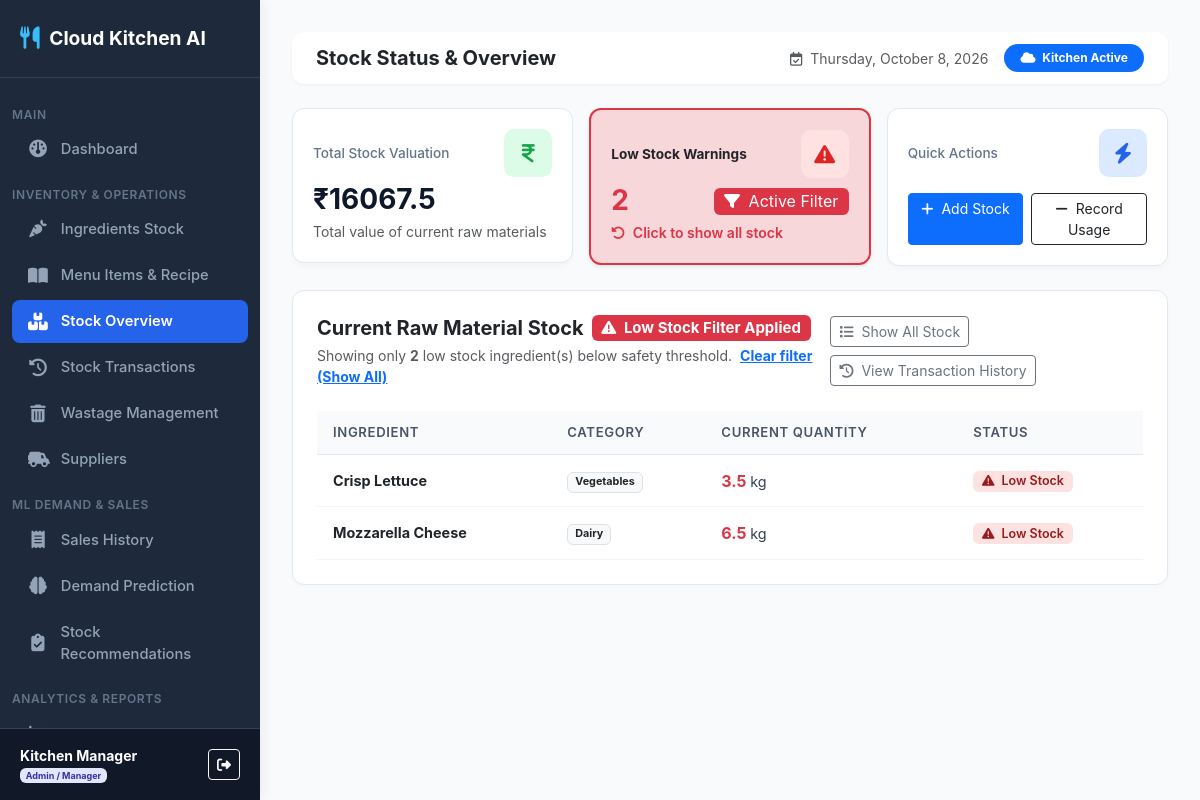
The page /inventory/?status=low_stock (signed in) on the database its author committed.
### inventory_predictor/models.py (models this page shows, shortened)
class Ingredient(models.Model):
    CATEGORY_CHOICES = (
        ('Vegetables', 'Vegetables'),
        ('Dairy', 'Dairy'),
        ('Meat & Poultry', 'Meat & Poultry'),
        ('Grains & Bread', 'Grains & Bread'),
        ('Sauces & Spices', 'Sauces & Spices'),
        ('Beverages', 'Beverages'),
        ('Packaging', 'Packaging'),
        ('Other', 'Other'),
    )
    name = models.CharField(max_length=100, unique=True)
    category = models.CharField(max_length=50, choices=CATEGORY_CHOICES, default='Vegetables')
    unit = models.CharField(max_length=20, help_text="e.g. kg, g, L, ml, pcs, slices")
    current_quantity = models.FloatField(default=0.0)
    min_stock_level = models.FloatField(default=10.0)
    max_stock_level = models.FloatField(default=100.0)
    unit_cost = models.DecimalField(max_digits=10, decimal_places=2, default=0.00)
    supplier = models.ForeignKey(Supplier, on_delete=models.SET_NULL, null=True, blank=True, related_name='ingredients')
    expiry_date = models.DateField(null=True, blank=True)
    created_at = models.DateTimeField(auto_now_add=True)
    @property
    def is_low_stock(self):
        return self.current_quantity <= self.min_stock_level
    @property
    def total_value(self):
        return round(float(self.current_quantity) * float(self.unit_cost), 2)

### inventory_predictor/views.py (the view)
# urls.py: path('inventory/', views.inventory_status, name='inventory_status'),
@login_required
def inventory_status(request):
    ingredients = Ingredient.objects.select_related('supplier').all()
    status_filter = request.GET.get('status', '').strip()
    total_stock_value = sum(i.total_value for i in ingredients)
    low_stock_count = sum(1 for i in ingredients if i.is_low_stock)
    ingredients_list = list(ingredients)
    if status_filter == 'low_stock':
        ingredients_list = [i for i in ingredients_list if i.is_low_stock]
    elif status_filter == 'normal':
        ingredients_list = [i for i in ingredients_list if not i.is_low_stock]
    context = {
        'ingredients': ingredients_list,
        'total_stock_value': round(total_stock_value, 2),
        'low_stock_count': low_stock_count,
        'status_filter': status_filter,
        'is_admin': role_check_admin(request.user)
    }
    return render(request, 'inventory_predictor/inventory/status.html', context)

### inventory_predictor/templates/inventory_predictor/inventory/status.html (shortened to what this page needs)
{% extends 'inventory_predictor/base.html' %}
{% block page_title %}Stock Status & Overview{% endblock %}
{% block content %}
<div class="row g-3 mb-4">
    <div class="col-12 col-md-4">
        <a href="{% url 'inventory_status' %}" class="text-decoration-none">
            <div class="stat-card stat-card-clickable {% if not status_filter %}border-primary{% endif %}">
                <div class="d-flex align-items-center justify-content-between">
                    <span class="stat-label">Total Stock Valuation</span>
                    <div class="stat-icon icon-green"><i class="fa-solid fa-indian-rupee-sign"></i></div>
                </div>
                <div class="stat-value">₹{{ total_stock_value }}</div>
                <div class="text-muted small mt-1">Total value of current raw materials</div>
            </div>
        </a>
    </div>
    <div class="col-12 col-md-4">
        <a href="{% if status_filter == 'low_stock' %}{% url 'inventory_status' %}{% else %}{% url 'inventory_status' %}?status=low_stock{% endif %}" class="text-decoration-none" title="Click to filter low stock items">
            <div class="stat-card stat-card-clickable {% if status_filter == 'low_stock' %}border border-2 border-danger bg-danger-subtle shadow-sm{% endif %}">
                <div class="d-flex align-items-center justify-content-between">
                    <span class="stat-label fw-bold text-dark">Low Stock Warnings</span>
                    <div class="stat-icon icon-red"><i class="fa-solid fa-triangle-exclamation"></i></div>
                </div>
                <div class="stat-value text-danger d-flex align-items-center justify-content-between">
                    <span>{{ low_stock_count }}</span>
                    {% if status_filter == 'low_stock' %}
                        <span class="badge bg-danger text-white fs-6 fw-normal"><i class="fa-solid fa-filter me-1"></i> Active Filter</span>
                    {% endif %}
                </div>
                <div class="small mt-1 fw-semibold text-danger">
                    {% if status_filter == 'low_stock' %}
                        <i class="fa-solid fa-rotate-left me-1"></i> Click to show all stock
                    {% else %}
                        <i class="fa-solid fa-eye me-1"></i> Click to view low stock items &rarr;
                    {% endif %}
                </div>
            </div>
        </a>
    </div>
    <div class="col-12 col-md-4">
        <div class="stat-card">
            <div class="d-flex align-items-center justify-content-between">
                <span class="stat-label">Quick Actions</span>
                <div class="stat-icon icon-blue"><i class="fa-solid fa-bolt"></i></div>
            </div>
            <div class="d-flex gap-2 mt-3">
                <a href="{% url 'add_stock' %}" class="btn btn-sm btn-primary w-50"><i class="fa-solid fa-plus me-1"></i> Add Stock</a>
                <a href="{% url 'record_usage' %}" class="btn btn-sm btn-outline-dark w-50"><i class="fa-solid fa-minus me-1"></i> Record Usage</a>
            </div>
        </div>
    </div>
</div>
<div class="card-box">
    <div class="d-flex flex-column flex-md-row justify-content-between align-items-md-center gap-2 mb-4">
        <div>
            <h5 class="fw-bold m-0 text-dark d-flex align-items-center gap-2">
                Current Raw Material Stock
                {% if status_filter == 'low_stock' %}
                    <span class="badge bg-danger"><i class="fa-solid fa-triangle-exclamation me-1"></i> Low Stock Filter Applied</span>
                {% endif %}
            </h5>
            {% if status_filter == 'low_stock' %}
                <div class="text-muted small mt-1">
                    Showing only <strong>{{ ingredients|length }}</strong> low stock ingredient(s) below safety threshold.
                    <a href="{% url 'inventory_status' %}" class="text-primary fw-bold ms-1 text-decoration-underline">Clear filter (Show All)</a>
                </div>
            {% endif %}
        </div>
        <div class="d-flex gap-2 flex-wrap">
            {% if status_filter == 'low_stock' %}
                <a href="{% url 'inventory_status' %}" class="btn btn-sm btn-outline-secondary">
                    <i class="fa-solid fa-list me-1"></i> Show All Stock
                </a>
            {% else %}
                <a href="{% url 'inventory_status' %}?status=low_stock" class="btn btn-sm btn-outline-danger">
                    <i class="fa-solid fa-triangle-exclamation me-1"></i> View Low Stock Only ({{ low_stock_count }})
                </a>
            {% endif %}
            <a href="{% url 'inventory_transactions' %}" class="btn btn-outline-secondary btn-sm">
                <i class="fa-solid fa-clock-rotate-left me-1"></i> View Transaction History
            </a>
        </div>
    </div>
    <div class="table-responsive">
        <table class="custom-table">
            <thead>
                <tr>
                    <th>Ingredient</th>
                    <th>Category</th>
                    <th>Current Quantity</th>
                    <th>Status</th>
                </tr>
            </thead>
            <tbody>
                {% for ing in ingredients %}
                <tr>
                    <td class="fw-bold text-dark">{{ ing.name }}</td>
                    <td><span class="badge bg-light text-dark border">{{ ing.category }}</span></td>
                    <td>
                        <span class="fs-6 fw-bold {% if ing.is_low_stock %}text-danger{% else %}text-dark{% endif %}">
                            {{ ing.current_quantity }}
                        </span> {{ ing.unit }}
                    </td>
                    <td>
                        {% if ing.is_low_stock %}
                            <span class="badge badge-status badge-low-stock"><i class="fa-solid fa-triangle-exclamation me-1"></i> Low Stock</span>
                        {% else %}
                            <span class="badge badge-status badge-ok"><i class="fa-solid fa-check me-1"></i> Normal</span>
                        {% endif %}
                    </td>
                </tr>
                {% endfor %}
            </tbody>
        </table>
    </div>
</div>
{% endblock %}

### inventory_predictor/templates/inventory_predictor/base.html (shortened to what this page needs)
{% load static %}
<!DOCTYPE html>
<html lang="en">
<head>
    <link rel="stylesheet" href="{% static 'css/bootstrap.min.css' %}">
    <link rel="stylesheet" href="https://cdn.jsdelivr.net/npm/bootstrap@5.3.2/dist/css/bootstrap.min.css">
    <link rel="stylesheet" href="{% static 'css/fontawesome.min.css' %}">
    <link rel="stylesheet" href="https://cdnjs.cloudflare.com/ajax/libs/font-awesome/6.4.2/css/all.min.css">
    <link rel="stylesheet" href="{% static 'css/style.css' %}">
</head>
<body>
    {% if user.is_authenticated %}
    <nav id="sidebar">
        <div class="sidebar-header">
            <a href="{% url 'dashboard' %}" class="sidebar-brand">
                <i class="fa-solid fa-utensils"></i>
                <span>Cloud Kitchen AI</span>
            </a>
        </div>
        <ul class="sidebar-menu">
            <li class="menu-heading">Main</li>
            <li class="sidebar-item">
                <a href="{% url 'dashboard' %}" class="sidebar-link {% if request.resolver_match.url_name == 'dashboard' %}active{% endif %}">
                    <i class="fa-solid fa-gauge"></i>
                    <span>Dashboard</span>
                </a>
            </li>
            <li class="menu-heading">Inventory & Operations</li>
            <li class="sidebar-item">
                <a href="{% url 'ingredient_list' %}" class="sidebar-link {% if 'ingredient' in request.resolver_match.url_name %}active{% endif %}">
                    <i class="fa-solid fa-carrot"></i>
                    <span>Ingredients Stock</span>
                </a>
            </li>
            <li class="sidebar-item">
                <a href="{% url 'menu_list' %}" class="sidebar-link {% if 'menu' in request.resolver_match.url_name or 'recipe' in request.resolver_match.url_name %}active{% endif %}">
                    <i class="fa-solid fa-book-open"></i>
                    <span>Menu Items & Recipe</span>
                </a>
            </li>
            <li class="sidebar-item">
                <a href="{% url 'inventory_status' %}" class="sidebar-link {% if request.resolver_match.url_name == 'inventory_status' or 'add_stock' in request.resolver_match.url_name or 'record_usage' in request.resolver_match.url_name %}active{% endif %}">
                    <i class="fa-solid fa-boxes-stacked"></i>
                    <span>Stock Overview</span>
                </a>
            </li>
            <li class="sidebar-item">
                <a href="{% url 'inventory_transactions' %}" class="sidebar-link {% if request.resolver_match.url_name == 'inventory_transactions' %}active{% endif %}">
                    <i class="fa-solid fa-clock-rotate-left"></i>
                    <span>Stock Transactions</span>
                </a>
            </li>
            <li class="sidebar-item">
                <a href="{% url 'wastage_list' %}" class="sidebar-link {% if 'wastage' in request.resolver_match.url_name %}active{% endif %}">
                    <i class="fa-solid fa-trash-can"></i>
                    <span>Wastage Management</span>
                </a>
            </li>
            {% if user.is_superuser or user.profile.role == 'ADMIN' %}
            <li class="sidebar-item">
                <a href="{% url 'supplier_list' %}" class="sidebar-link {% if 'supplier' in request.resolver_match.url_name %}active{% endif %}">
                    <i class="fa-solid fa-truck-field"></i>
                    <span>Suppliers</span>
                </a>
            </li>
            {% endif %}
            <li class="menu-heading">ML Demand & Sales</li>
            <li class="sidebar-item">
                <a href="{% url 'sales_list' %}" class="sidebar-link {% if 'sales' in request.resolver_match.url_name %}active{% endif %}">
                    <i class="fa-solid fa-receipt"></i>
                    <span>Sales History</span>
                </a>
            </li>
            <li class="sidebar-item">
                <a href="{% url 'demand_prediction' %}" class="sidebar-link {% if 'demand_prediction' in request.resolver_match.url_name %}active{% endif %}">
                    <i class="fa-solid fa-brain"></i>
                    <span>Demand Prediction</span>
                </a>
            </li>
            <li class="sidebar-item">
                <a href="{% url 'reorder_recommendations' %}" class="sidebar-link {% if 'reorders' in request.resolver_match.url_name %}active{% endif %}">
                    <i class="fa-solid fa-clipboard-check"></i>
                    <span>Stock Recommendations</span>
                </a>
            </li>
            <li class="menu-heading">Analytics & Reports</li>
            <li class="sidebar-item">
                <a href="{% url 'analytics' %}" class="sidebar-link {% if 'analytics' in request.resolver_match.url_name %}active{% endif %}">
                    <i class="fa-solid fa-chart-line"></i>
                    <span>Analytics</span>
                </a>
            </li>
        </ul>
        <div class="sidebar-user">
            <div class="d-flex align-items-center justify-content-between">
                <div>
                    <div class="fw-bold text-white small">{{ user.get_full_name|default:user.username }}</div>
                    <div class="text-muted text-capitalize" style="font-size: 0.75rem;">
                        {% if user.is_superuser or user.profile.role == 'ADMIN' %}
                            <span class="badge badge-admin">Admin / Manager</span>
                        {% else %}
                            <span class="badge badge-staff">Kitchen Staff</span>
                        {% endif %}
                    </div>
                </div>
                <a href="{% url 'logout' %}" class="btn btn-sm btn-outline-light" title="Logout">
                    <i class="fa-solid fa-right-from-bracket"></i>
                </a>
            </div>
        </div>
    </nav>
    {% endif %}
    <main id="content" {% if not user.is_authenticated %}style="margin-left: 0;"{% endif %}>
        {% if user.is_authenticated %}
        <div class="navbar-custom d-flex justify-content-between align-items-center">
            <div class="d-flex align-items-center gap-3">
                <h5 class="m-0 fw-bold text-dark">{% block page_title %}Dashboard{% endblock %}</h5>
            </div>
            <div class="d-flex align-items-center gap-3">
                <span class="text-muted small d-none d-md-inline">
                    <i class="fa-regular fa-calendar-check me-1"></i> {% now "l, F j, Y" %}
                </span>
                <span class="badge bg-primary rounded-pill px-3 py-2">
                    <i class="fa-solid fa-cloud me-1"></i> Kitchen Active
                </span>
            </div>
        </div>
        {% endif %}
        {% block content %}{% endblock %}
    </main>
</body>
</html>

### rows shown on the page
Ingredient: name "Crisp Lettuce", category "Vegetables", current_quantity "3.5", unit "kg", min_stock_level "Low Stock"
Ingredient: name "Mozzarella Cheese", category "Dairy", current_quantity "6.5", unit "kg", min_stock_level "Low Stock"

### other values the page prints
{{ user.get_full_name|default:user.username }} "Kitchen Manager"
{{ total_stock_value }} "16067.5"
{{ low_stock_count }} "2"
{{ ingredients|length }} "2"
